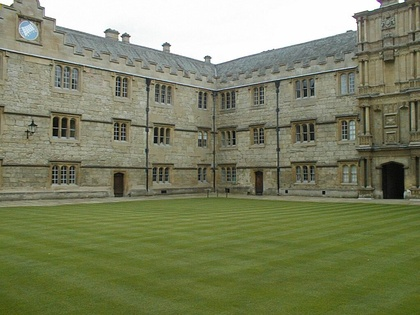
%> input picture Stereo/images/001.jpg, 420 x 315 px, shrunk from 1024 x 768 before the run
$ octave test.m   (GNU Octave 9; MATLAB toolbox functions it lacks are replaced by stand-ins)
%> lines starting %> are read from the running program, lines starting %| are printed output that depends on the picture
clear all
close all

%w: nivel de confianza
%p: porcentaje de inliers en el modelo
p = 0.95;
w = 0.9;
th = 0.1;

I1 = imread('./images/001.jpg');
%> I1 is the input picture: size 315x420x3 uint8; mean R, G, B 125, 130.5, 98.3
I2 = imread('./images/002.jpg');
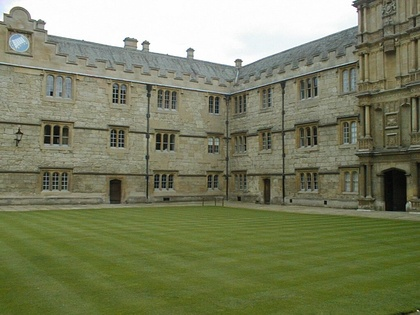
%> input picture Stereo/images/002.jpg, 420 x 315 px, shrunk from 1024 x 768 before the run
%> I2 is the input picture: size 315x420x3 uint8; mean R, G, B 122.8, 128, 96.9
%I3 = imread('./images/002.jpg');

I1 = rgb2gray(I1);
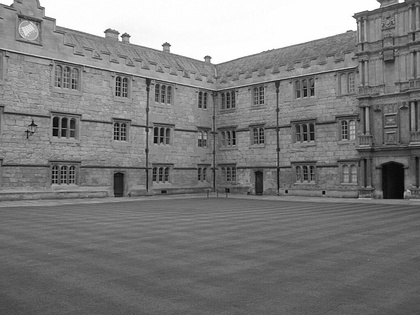
%> I1: size 315x420 uint8; min 0, max 255, mean 125.2
[M,N] = size(I1);
%> M = 315; N = 420
I2 = rgb2gray(I2);
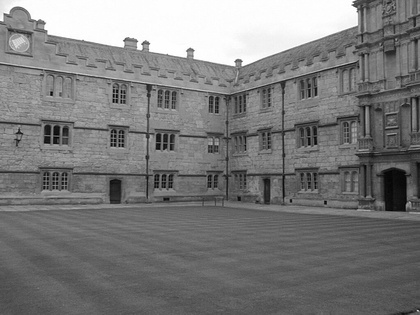
%> I2: size 315x420 uint8; min 1, max 255, mean 122.9
% I3 = rgb2gray(I3);
% [M3,N3] = size(I3);

%> (the run ends here)
